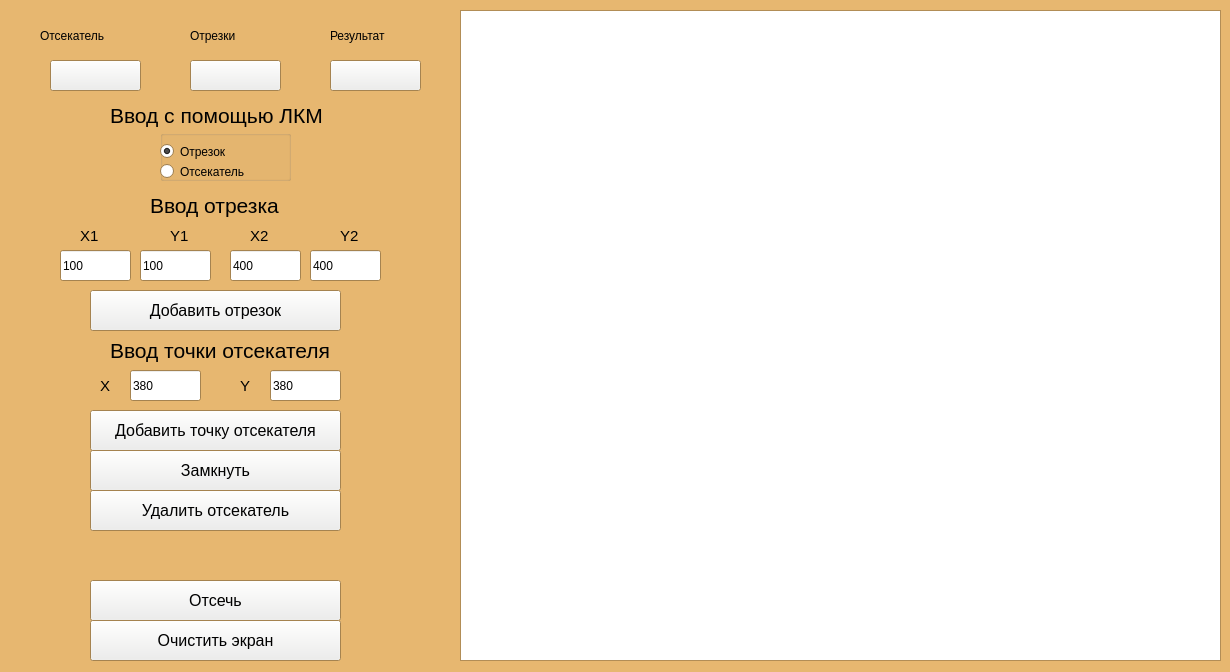
<?xml version="1.0" encoding="UTF-8"?>
<ui version="4.0">
 <class>GUI</class>
 <widget class="QWidget" name="GUI">
  <property name="geometry">
   <rect>
    <x>0</x>
    <y>0</y>
    <width>1230</width>
    <height>672</height>
   </rect>
  </property>
  <property name="palette">
   <palette>
    <active>
     <colorrole role="Button">
      <brush brushstyle="SolidPattern">
       <color alpha="255">
        <red>238</red>
        <green>238</green>
        <blue>236</blue>
       </color>
      </brush>
     </colorrole>
     <colorrole role="Base">
      <brush brushstyle="SolidPattern">
       <color alpha="255">
        <red>255</red>
        <green>255</green>
        <blue>255</blue>
       </color>
      </brush>
     </colorrole>
     <colorrole role="Window">
      <brush brushstyle="SolidPattern">
       <color alpha="255">
        <red>231</red>
        <green>183</green>
        <blue>112</blue>
       </color>
      </brush>
     </colorrole>
    </active>
    <inactive>
     <colorrole role="Button">
      <brush brushstyle="SolidPattern">
       <color alpha="255">
        <red>238</red>
        <green>238</green>
        <blue>236</blue>
       </color>
      </brush>
     </colorrole>
     <colorrole role="Base">
      <brush brushstyle="SolidPattern">
       <color alpha="255">
        <red>255</red>
        <green>255</green>
        <blue>255</blue>
       </color>
      </brush>
     </colorrole>
     <colorrole role="Window">
      <brush brushstyle="SolidPattern">
       <color alpha="255">
        <red>231</red>
        <green>183</green>
        <blue>112</blue>
       </color>
      </brush>
     </colorrole>
    </inactive>
    <disabled>
     <colorrole role="Button">
      <brush brushstyle="SolidPattern">
       <color alpha="255">
        <red>238</red>
        <green>238</green>
        <blue>236</blue>
       </color>
      </brush>
     </colorrole>
     <colorrole role="Base">
      <brush brushstyle="SolidPattern">
       <color alpha="255">
        <red>231</red>
        <green>183</green>
        <blue>112</blue>
       </color>
      </brush>
     </colorrole>
     <colorrole role="Window">
      <brush brushstyle="SolidPattern">
       <color alpha="255">
        <red>231</red>
        <green>183</green>
        <blue>112</blue>
       </color>
      </brush>
     </colorrole>
    </disabled>
   </palette>
  </property>
  <property name="windowTitle">
   <string>GUI</string>
  </property>
  <property name="autoFillBackground">
   <bool>false</bool>
  </property>
  <widget class="QGraphicsView" name="graphicsView">
   <property name="geometry">
    <rect>
     <x>460</x>
     <y>10</y>
     <width>761</width>
     <height>651</height>
    </rect>
   </property>
  </widget>
  <widget class="QLabel" name="label">
   <property name="geometry">
    <rect>
     <x>40</x>
     <y>20</y>
     <width>121</width>
     <height>31</height>
    </rect>
   </property>
   <property name="styleSheet">
    <string notr="true">font: 16pt &quot;Ubuntu&quot;;</string>
   </property>
   <property name="text">
    <string>Отсекатель</string>
   </property>
  </widget>
  <widget class="QLabel" name="label_2">
   <property name="geometry">
    <rect>
     <x>190</x>
     <y>20</y>
     <width>91</width>
     <height>31</height>
    </rect>
   </property>
   <property name="styleSheet">
    <string notr="true">font: 16pt &quot;Ubuntu&quot;;</string>
   </property>
   <property name="text">
    <string>Отрезки</string>
   </property>
  </widget>
  <widget class="QPushButton" name="cutterButton">
   <property name="geometry">
    <rect>
     <x>90</x>
     <y>580</y>
     <width>251</width>
     <height>41</height>
    </rect>
   </property>
   <property name="font">
    <font>
     <pointsize>12</pointsize>
    </font>
   </property>
   <property name="text">
    <string>Отсечь</string>
   </property>
  </widget>
  <widget class="QPushButton" name="clearScreenButton">
   <property name="geometry">
    <rect>
     <x>90</x>
     <y>620</y>
     <width>251</width>
     <height>41</height>
    </rect>
   </property>
   <property name="font">
    <font>
     <pointsize>12</pointsize>
    </font>
   </property>
   <property name="text">
    <string>Очистить экран</string>
   </property>
  </widget>
  <widget class="QLabel" name="label_10">
   <property name="geometry">
    <rect>
     <x>80</x>
     <y>220</y>
     <width>41</width>
     <height>31</height>
    </rect>
   </property>
   <property name="font">
    <font>
     <pointsize>11</pointsize>
    </font>
   </property>
   <property name="text">
    <string>X1</string>
   </property>
  </widget>
  <widget class="QLabel" name="label_11">
   <property name="geometry">
    <rect>
     <x>170</x>
     <y>220</y>
     <width>31</width>
     <height>31</height>
    </rect>
   </property>
   <property name="font">
    <font>
     <pointsize>11</pointsize>
    </font>
   </property>
   <property name="text">
    <string>Y1</string>
   </property>
  </widget>
  <widget class="QLineEdit" name="X_1">
   <property name="geometry">
    <rect>
     <x>60</x>
     <y>250</y>
     <width>71</width>
     <height>31</height>
    </rect>
   </property>
   <property name="text">
    <string>100</string>
   </property>
  </widget>
  <widget class="QLineEdit" name="Y_1">
   <property name="geometry">
    <rect>
     <x>140</x>
     <y>250</y>
     <width>71</width>
     <height>31</height>
    </rect>
   </property>
   <property name="text">
    <string>100</string>
   </property>
  </widget>
  <widget class="QPushButton" name="addSegmentButton">
   <property name="geometry">
    <rect>
     <x>90</x>
     <y>290</y>
     <width>251</width>
     <height>41</height>
    </rect>
   </property>
   <property name="font">
    <font>
     <pointsize>12</pointsize>
    </font>
   </property>
   <property name="text">
    <string>Добавить отрезок</string>
   </property>
  </widget>
  <widget class="QLabel" name="label_4">
   <property name="geometry">
    <rect>
     <x>150</x>
     <y>190</y>
     <width>171</width>
     <height>31</height>
    </rect>
   </property>
   <property name="font">
    <font>
     <pointsize>16</pointsize>
    </font>
   </property>
   <property name="text">
    <string>Ввод отрезка</string>
   </property>
   <property name="wordWrap">
    <bool>true</bool>
   </property>
  </widget>
  <widget class="QLabel" name="label_5">
   <property name="geometry">
    <rect>
     <x>330</x>
     <y>20</y>
     <width>111</width>
     <height>31</height>
    </rect>
   </property>
   <property name="styleSheet">
    <string notr="true">font: 16pt &quot;Ubuntu&quot;;</string>
   </property>
   <property name="text">
    <string>Результат</string>
   </property>
  </widget>
  <widget class="QPushButton" name="cutOff_colorButton">
   <property name="geometry">
    <rect>
     <x>50</x>
     <y>60</y>
     <width>91</width>
     <height>31</height>
    </rect>
   </property>
   <property name="text">
    <string/>
   </property>
  </widget>
  <widget class="QPushButton" name="segment_olorButton">
   <property name="geometry">
    <rect>
     <x>190</x>
     <y>60</y>
     <width>91</width>
     <height>31</height>
    </rect>
   </property>
   <property name="text">
    <string/>
   </property>
  </widget>
  <widget class="QPushButton" name="result_colorButton">
   <property name="geometry">
    <rect>
     <x>330</x>
     <y>60</y>
     <width>91</width>
     <height>31</height>
    </rect>
   </property>
   <property name="text">
    <string/>
   </property>
  </widget>
  <widget class="QLabel" name="label_12">
   <property name="geometry">
    <rect>
     <x>100</x>
     <y>370</y>
     <width>21</width>
     <height>31</height>
    </rect>
   </property>
   <property name="font">
    <font>
     <pointsize>11</pointsize>
    </font>
   </property>
   <property name="text">
    <string>X</string>
   </property>
  </widget>
  <widget class="QLineEdit" name="X_cutter">
   <property name="geometry">
    <rect>
     <x>130</x>
     <y>370</y>
     <width>71</width>
     <height>31</height>
    </rect>
   </property>
   <property name="text">
    <string>380</string>
   </property>
  </widget>
  <widget class="QLabel" name="label_6">
   <property name="geometry">
    <rect>
     <x>110</x>
     <y>330</y>
     <width>231</width>
     <height>41</height>
    </rect>
   </property>
   <property name="font">
    <font>
     <pointsize>16</pointsize>
    </font>
   </property>
   <property name="text">
    <string>Ввод точки отсекателя</string>
   </property>
   <property name="wordWrap">
    <bool>true</bool>
   </property>
  </widget>
  <widget class="QLineEdit" name="Y_cutter">
   <property name="geometry">
    <rect>
     <x>270</x>
     <y>370</y>
     <width>71</width>
     <height>31</height>
    </rect>
   </property>
   <property name="text">
    <string>380</string>
   </property>
  </widget>
  <widget class="QLabel" name="label_15">
   <property name="geometry">
    <rect>
     <x>240</x>
     <y>370</y>
     <width>16</width>
     <height>31</height>
    </rect>
   </property>
   <property name="font">
    <font>
     <pointsize>11</pointsize>
    </font>
   </property>
   <property name="text">
    <string>Y</string>
   </property>
  </widget>
  <widget class="QLabel" name="label_16">
   <property name="geometry">
    <rect>
     <x>250</x>
     <y>220</y>
     <width>41</width>
     <height>31</height>
    </rect>
   </property>
   <property name="font">
    <font>
     <pointsize>11</pointsize>
    </font>
   </property>
   <property name="text">
    <string>X2</string>
   </property>
  </widget>
  <widget class="QLineEdit" name="X_2">
   <property name="geometry">
    <rect>
     <x>230</x>
     <y>250</y>
     <width>71</width>
     <height>31</height>
    </rect>
   </property>
   <property name="text">
    <string>400</string>
   </property>
  </widget>
  <widget class="QLineEdit" name="Y_2">
   <property name="geometry">
    <rect>
     <x>310</x>
     <y>250</y>
     <width>71</width>
     <height>31</height>
    </rect>
   </property>
   <property name="text">
    <string>400</string>
   </property>
  </widget>
  <widget class="QLabel" name="label_17">
   <property name="geometry">
    <rect>
     <x>340</x>
     <y>220</y>
     <width>31</width>
     <height>31</height>
    </rect>
   </property>
   <property name="font">
    <font>
     <pointsize>11</pointsize>
    </font>
   </property>
   <property name="text">
    <string>Y2</string>
   </property>
  </widget>
  <widget class="QPushButton" name="addCutterPointButton">
   <property name="geometry">
    <rect>
     <x>90</x>
     <y>410</y>
     <width>251</width>
     <height>41</height>
    </rect>
   </property>
   <property name="font">
    <font>
     <pointsize>12</pointsize>
    </font>
   </property>
   <property name="text">
    <string>Добавить точку отсекателя</string>
   </property>
  </widget>
  <widget class="QPushButton" name="lockCutterButton">
   <property name="geometry">
    <rect>
     <x>90</x>
     <y>450</y>
     <width>251</width>
     <height>41</height>
    </rect>
   </property>
   <property name="font">
    <font>
     <pointsize>12</pointsize>
    </font>
   </property>
   <property name="text">
    <string>Замкнуть</string>
   </property>
  </widget>
  <widget class="QLabel" name="label_7">
   <property name="geometry">
    <rect>
     <x>110</x>
     <y>100</y>
     <width>261</width>
     <height>31</height>
    </rect>
   </property>
   <property name="font">
    <font>
     <pointsize>16</pointsize>
    </font>
   </property>
   <property name="text">
    <string>Ввод с помощью ЛКМ</string>
   </property>
   <property name="wordWrap">
    <bool>true</bool>
   </property>
  </widget>
  <widget class="QGroupBox" name="groupBox">
   <property name="geometry">
    <rect>
     <x>160</x>
     <y>130</y>
     <width>131</width>
     <height>51</height>
    </rect>
   </property>
   <property name="title">
    <string/>
   </property>
   <widget class="QRadioButton" name="segmentRadio">
    <property name="geometry">
     <rect>
      <x>0</x>
      <y>10</y>
      <width>112</width>
      <height>23</height>
     </rect>
    </property>
    <property name="text">
     <string>Отрезок</string>
    </property>
    <property name="checked">
     <bool>true</bool>
    </property>
   </widget>
   <widget class="QRadioButton" name="cutterRadio">
    <property name="geometry">
     <rect>
      <x>0</x>
      <y>30</y>
      <width>112</width>
      <height>23</height>
     </rect>
    </property>
    <property name="text">
     <string>Отсекатель</string>
    </property>
   </widget>
  </widget>
  <widget class="QLabel" name="curPointLabel">
   <property name="geometry">
    <rect>
     <x>350</x>
     <y>160</y>
     <width>101</width>
     <height>31</height>
    </rect>
   </property>
   <property name="font">
    <font>
     <pointsize>11</pointsize>
    </font>
   </property>
   <property name="text">
    <string/>
   </property>
  </widget>
  <widget class="QPushButton" name="delCutterButton">
   <property name="geometry">
    <rect>
     <x>90</x>
     <y>490</y>
     <width>251</width>
     <height>41</height>
    </rect>
   </property>
   <property name="font">
    <font>
     <pointsize>12</pointsize>
    </font>
   </property>
   <property name="text">
    <string>Удалить отсекатель</string>
   </property>
  </widget>
 </widget>
 <resources/>
 <connections/>
</ui>
